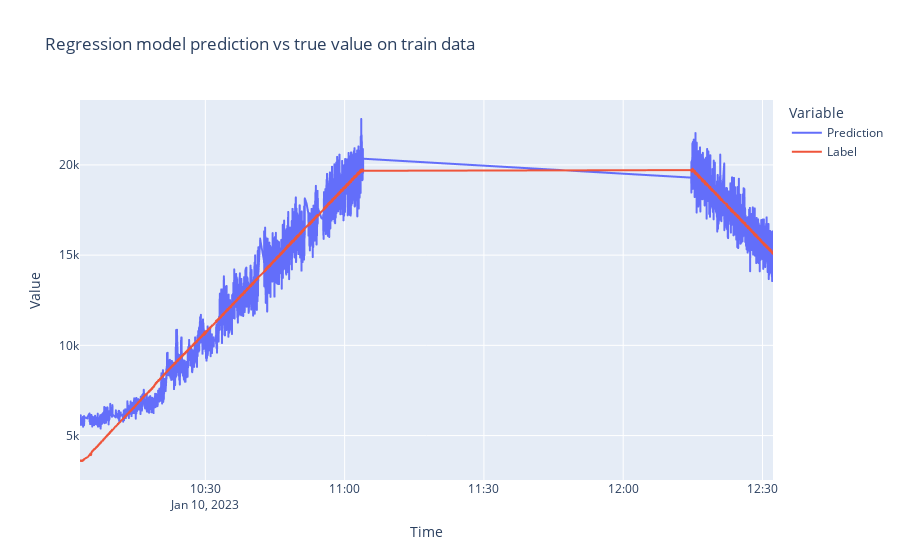

Notebook cell for this chart:
### Code cell
fig = px.line(df_train, y=["Prediction", "Label"], x=time_train["time"], title="Regression model prediction vs true value on train data",
labels={"variable": "Variable"})
fig.update_layout(
    xaxis_title="Time",
    yaxis_title = "Value"

    )


fig.show()

### Figure 1 — Plotly figure (JSON) as saved in the notebook; plotly's stock layout.template omitted (floating-point values rounded to 4 significant figures; data arrays with more than 128 entries replaced by an {"elided": "..."} marker saying what was removed)
{"data": [{"hovertemplate": "Variable=Prediction<br>x=%{x}<br>value=%{y}<extra></extra>", "legendgroup": "Prediction", "line": {"color": "#636efa", "dash": "solid"}, "marker": {"symbol": "circle"}, "mode": "lines", "name": "Prediction", "showlegend": true, "type": "scattergl", "x": {"elided": "4280 str values"}, "xaxis": "x", "y": {"elided": "4280 float values"}, "yaxis": "y"}, {"hovertemplate": "Variable=Label<br>x=%{x}<br>value=%{y}<extra></extra>", "legendgroup": "Label", "line": {"color": "#EF553B", "dash": "solid"}, "marker": {"symbol": "circle"}, "mode": "lines", "name": "Label", "showlegend": true, "type": "scattergl", "x": {"elided": "4280 str values"}, "xaxis": "x", "y": {"elided": "4280 float values"}, "yaxis": "y"}], "layout": {"legend": {"title": {"text": "Variable"}, "tracegroupgap": 0}, "title": {"text": "Regression model prediction vs true value on train data"}, "xaxis": {"anchor": "y", "domain": [0, 1], "title": {"text": "Time"}}, "yaxis": {"anchor": "x", "domain": [0, 1], "title": {"text": "Value"}}}}
